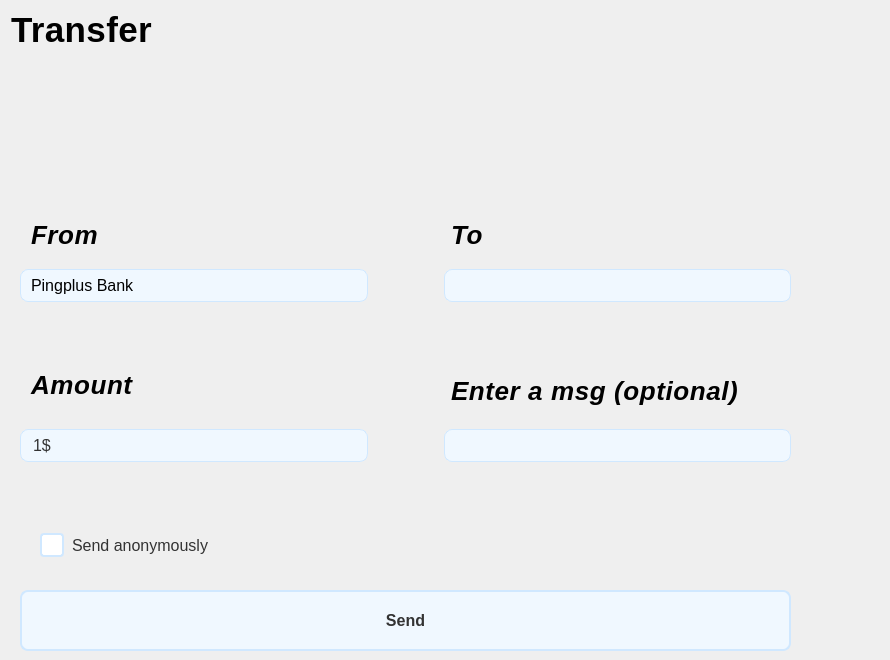
    <widget class="QWidget" name="page_3">
     <widget class="QLabel" name="label_8">
      <property name="geometry">
       <rect>
        <x>-20</x>
        <y>0</y>
        <width>251</width>
        <height>60</height>
       </rect>
      </property>
      <property name="styleSheet">
       <string notr="true">QLabel {
    color: black;
    font-family: &quot;San Francisco&quot;, &quot;Helvetica Neue&quot;, &quot;Segoe UI&quot;, &quot;Arial&quot;, sans-serif;
    font-size: 35px;
    font-weight: bold;
    font-weight: 600;
    padding: 10px 22px;
    border: none;
    border-radius: 14px;
    min-height: 40px;
    min-width: 120px;
    letter-spacing: 0.4px;
}</string>
      </property>
      <property name="text">
       <string>Transfer</string>
      </property>
     </widget>
     <widget class="QLabel" name="label_9">
      <property name="geometry">
       <rect>
        <x>0</x>
        <y>200</y>
        <width>251</width>
        <height>69</height>
       </rect>
      </property>
      <property name="styleSheet">
       <string notr="true">QLabel {
    color: black;
    font-family: &quot;San Francisco&quot;, &quot;Helvetica Neue&quot;, &quot;Segoe UI&quot;, &quot;Arial&quot;, sans-serif;
    font-size: 26px;
    font-weight: bold;
    font-style: italic;
    padding: 12px 24px;
    border: none;
    border-radius: 15px;
    background: linear-gradient(45deg, #1E90FF, #00BFFF);
    box-shadow: 0 4px 6px rgba(0, 0, 0, 0.3);
    min-height: 45px;
    min-width: 140px;
    letter-spacing: 0.6px;
    text-transform: uppercase;
    transition: background 0.3s ease, transform 0.2s ease;
}

QLabel:hover {
    background: linear-gradient(45deg, #00BFFF, #1E90FF);
    transform: translateY(-2px);
}</string>
      </property>
      <property name="text">
       <string>From</string>
      </property>
     </widget>
     <widget class="QWidget" name="horizontalWidget" native="true">
      <property name="geometry">
       <rect>
        <x>20</x>
        <y>250</y>
        <width>771</width>
        <height>71</height>
       </rect>
      </property>
      <property name="styleSheet">
       <string notr="true">QWidget{
	background: none;
}</string>
      </property>
      <layout class="QHBoxLayout" name="horizontalLayout_2">
       <item>
        <widget class="QComboBox" name="combobox">
         <property name="cursor">
          <cursorShape>PointingHandCursor</cursorShape>
         </property>
         <property name="styleSheet">
          <string notr="true">QComboBox {
  border: 1px solid #d0e8ff;
  border-radius: 8px;
  background-color: #f0f8ff;
  padding: 5px 10px;
  font-size: 16px;
  color: black;
}

QComboBox:hover {
  border-color: #9ec8ff;
}

QComboBox:focus {
  border-color: #0078d7;
  box-shadow: 0 0 5px rgba(0, 120, 215, 0.5);
  outline: none;
}

QComboBox::drop-down {
  border: none;
  background: transparent;
  subcontrol-origin: padding;
  subcontrol-position: top right;
  width: 20px;
}

QComboBox::down-arrow {
  image: url(&quot;:/icons/down-arrow.png&quot;);
  width: 12px;
  height: 12px;
}

QComboBox QAbstractItemView {
  border: 1px solid #d0e8ff;
  border-radius: 8px;
  background-color: #f0f8ff;
  selection-background-color: #0078d7;
  selection-color: white;
  color: black;
}</string>
         </property>
         <item>
          <property name="text">
           <string>Pingplus Bank</string>
          </property>
         </item>
         <item>
          <property name="text">
           <string>American Express</string>
          </property>
         </item>
        </widget>
       </item>
       <item>
        <spacer name="horizontalSpacer">
         <property name="orientation">
          <enum>Qt::Orientation::Horizontal</enum>
         </property>
         <property name="sizeType">
          <enum>QSizePolicy::Policy::Maximum</enum>
         </property>
         <property name="sizeHint" stdset="0">
          <size>
           <width>70</width>
           <height>2</height>
          </size>
         </property>
        </spacer>
       </item>
       <item>
        <widget class="QLineEdit" name="WhoLineEdit">
         <property name="sizePolicy">
          <sizepolicy hsizetype="Preferred" vsizetype="Fixed">
           <horstretch>0</horstretch>
           <verstretch>0</verstretch>
          </sizepolicy>
         </property>
         <property name="statusTip">
          <string comment="username" extracomment="username"/>
         </property>
         <property name="styleSheet">
          <string notr="true">QLineEdit {
  border: 1px solid #d0e8ff;
  border-radius: 8px;
  background-color: #f0f8ff;
  padding: 5px 10px;
  font-size: 16px;
  color: #333;
}

QLineEdit:hover {
  border-color: #9ec8ff;
}

QLineEdit:focus {
  border-color: #0078d7;
  box-shadow: 0 0 5px rgba(0, 120, 215, 0.5);
  outline: none;
}</string>
         </property>
        </widget>
       </item>
      </layout>
     </widget>
     <widget class="QLabel" name="label_10">
      <property name="geometry">
       <rect>
        <x>420</x>
        <y>200</y>
        <width>251</width>
        <height>69</height>
       </rect>
      </property>
      <property name="styleSheet">
       <string notr="true">QLabel {
    color: black;
    font-family: &quot;San Francisco&quot;, &quot;Helvetica Neue&quot;, &quot;Segoe UI&quot;, &quot;Arial&quot;, sans-serif;
    font-size: 26px;
    font-weight: bold;
    font-style: italic;
    padding: 12px 24px;
    border: none;
    border-radius: 15px;
    background: linear-gradient(45deg, #1E90FF, #00BFFF);
    box-shadow: 0 4px 6px rgba(0, 0, 0, 0.3);
    min-height: 45px;
    min-width: 140px;
    letter-spacing: 0.6px;
    text-transform: uppercase;
    transition: background 0.3s ease, transform 0.2s ease;
}

QLabel:hover {
    background: linear-gradient(45deg, #00BFFF, #1E90FF);
    transform: translateY(-2px);
}</string>
      </property>
      <property name="text">
       <string>To</string>
      </property>
     </widget>
     <widget class="QLabel" name="label_11">
      <property name="geometry">
       <rect>
        <x>0</x>
        <y>350</y>
        <width>251</width>
        <height>69</height>
       </rect>
      </property>
      <property name="styleSheet">
       <string notr="true">QLabel {
    color: black;
    font-family: &quot;San Francisco&quot;, &quot;Helvetica Neue&quot;, &quot;Segoe UI&quot;, &quot;Arial&quot;, sans-serif;
    font-size: 26px;
    font-weight: bold;
    font-style: italic;
    padding: 12px 24px;
    border: none;
    border-radius: 15px;
    background: linear-gradient(45deg, #1E90FF, #00BFFF);
    box-shadow: 0 4px 6px rgba(0, 0, 0, 0.3);
    min-height: 45px;
    min-width: 140px;
    letter-spacing: 0.6px;
    text-transform: uppercase;
    transition: background 0.3s ease, transform 0.2s ease;
}

QLabel:hover {
    background: linear-gradient(45deg, #00BFFF, #1E90FF);
    transform: translateY(-2px);
}</string>
      </property>
      <property name="text">
       <string>Amount</string>
      </property>
     </widget>
     <widget class="QCheckBox" name="checkBox">
      <property name="geometry">
       <rect>
        <x>40</x>
        <y>530</y>
        <width>181</width>
        <height>31</height>
       </rect>
      </property>
      <property name="cursor">
       <cursorShape>PointingHandCursor</cursorShape>
      </property>
      <property name="styleSheet">
       <string notr="true">QCheckBox {
  spacing: 8px;
  font-size: 16px;
  color: #333;
}

QCheckBox::indicator {
  width: 20px;
  height: 20px;
  border: 2px solid #d0e8ff;
  border-radius: 4px;
  background-color: #ffffff;
  transition: background-color 0.3s, border-color 0.3s;
}

QCheckBox::indicator:hover {
  border-color: #9ec8ff;
}

QCheckBox::indicator:checked {
  border-color: #0078d7;
  background-color: #0078d7;
}

QCheckBox::indicator:checked:hover {
  border-color: #005bb5;
  background-color: #005bb5;
}

QCheckBox::indicator:disabled {
  border-color: #c5c5c5;
  background-color: #f5f5f5;
}</string>
      </property>
      <property name="text">
       <string>Send anonymously</string>
      </property>
     </widget>
     <widget class="QLabel" name="label_12">
      <property name="geometry">
       <rect>
        <x>420</x>
        <y>350</y>
        <width>461</width>
        <height>82</height>
       </rect>
      </property>
      <property name="styleSheet">
       <string notr="true">QLabel {
    color: black;
    font-family: &quot;San Francisco&quot;, &quot;Helvetica Neue&quot;, &quot;Segoe UI&quot;, &quot;Arial&quot;, sans-serif;
    font-size: 26px;
    font-weight: bold;
    font-style: italic;
    padding: 12px 24px;
    border: none;
    border-radius: 15px;
    background: linear-gradient(45deg, #1E90FF, #00BFFF);
    box-shadow: 0 4px 6px rgba(0, 0, 0, 0.3);
    min-height: 45px;
    min-width: 140px;
    letter-spacing: 0.6px;
    text-transform: uppercase;
    transition: background 0.3s ease, transform 0.2s ease;
}

QLabel:hover {
    background: linear-gradient(45deg, #00BFFF, #1E90FF);
    transform: translateY(-2px);
}</string>
      </property>
      <property name="text">
       <string>Enter a msg (optional)</string>
      </property>
     </widget>
     <widget class="QPushButton" name="SendButton">
      <property name="geometry">
       <rect>
        <x>20</x>
        <y>590</y>
        <width>771</width>
        <height>61</height>
       </rect>
      </property>
      <property name="styleSheet">
       <string notr="true">QPushButton {
  border: 2px solid #d0e8ff;
  border-radius: 8px;
  background-color: #f0f8ff;
  color: #333;
  padding: 8px 16px;
  font-size: 16px;
  font-weight: bold;
  text-align: center;
  transition: background-color 0.3s, border-color 0.3s, color 0.3s;
}

QPushButton:hover {
  border-color: #9ec8ff;
  background-color: #e6f4ff;
}

QPushButton:pressed {
  border-color: #0078d7;
  background-color: #0078d7;
  color: #ffffff;
}

QPushButton:disabled {
  border-color: #c5c5c5;
  background-color: #f5f5f5;
  color: #a0a0a0;
}</string>
      </property>
      <property name="text">
       <string>Send</string>
      </property>
     </widget>
     <widget class="QWidget" name="horizontalWidget_2" native="true">
      <property name="geometry">
       <rect>
        <x>20</x>
        <y>410</y>
        <width>771</width>
        <height>71</height>
       </rect>
      </property>
      <property name="styleSheet">
       <string notr="true">#horizontalWidget_2{
	background: none;

}</string>
      </property>
      <layout class="QHBoxLayout" name="horizontalLayout_3">
       <item>
        <widget class="QLineEdit" name="amount">
         <property name="sizePolicy">
          <sizepolicy hsizetype="Preferred" vsizetype="Fixed">
           <horstretch>0</horstretch>
           <verstretch>0</verstretch>
          </sizepolicy>
         </property>
         <property name="statusTip">
          <string comment="username" extracomment="username"/>
         </property>
         <property name="styleSheet">
          <string notr="true">QLineEdit {
  border: 1px solid #d0e8ff;
  border-radius: 8px;
  background-color: #f0f8ff;
  padding: 5px 10px;
  font-size: 16px;
  color: #333;
}

QLineEdit:hover {
  border-color: #9ec8ff;
}

QLineEdit:focus {
  border-color: #0078d7;
  box-shadow: 0 0 5px rgba(0, 120, 215, 0.5);
  outline: none;
}</string>
         </property>
         <property name="text">
          <string>1$</string>
         </property>
        </widget>
       </item>
       <item>
        <spacer name="horizontalSpacer_2">
         <property name="orientation">
          <enum>Qt::Orientation::Horizontal</enum>
         </property>
         <property name="sizeType">
          <enum>QSizePolicy::Policy::Maximum</enum>
         </property>
         <property name="sizeHint" stdset="0">
          <size>
           <width>70</width>
           <height>2</height>
          </size>
         </property>
        </spacer>
       </item>
       <item>
        <widget class="QLineEdit" name="message">
         <property name="sizePolicy">
          <sizepolicy hsizetype="Preferred" vsizetype="Fixed">
           <horstretch>0</horstretch>
           <verstretch>0</verstretch>
          </sizepolicy>
         </property>
         <property name="statusTip">
          <string comment="username" extracomment="username"/>
         </property>
         <property name="styleSheet">
          <string notr="true">QLineEdit {
  border: 1px solid #d0e8ff;
  border-radius: 8px;
  background-color: #f0f8ff;
  padding: 5px 10px;
  font-size: 16px;
  color: #333;
}

QLineEdit:hover {
  border-color: #9ec8ff;
}

QLineEdit:focus {
  border-color: #0078d7;
  box-shadow: 0 0 5px rgba(0, 120, 215, 0.5);
  outline: none;
}</string>
         </property>
        </widget>
       </item>
      </layout>
     </widget>
    </widget>
